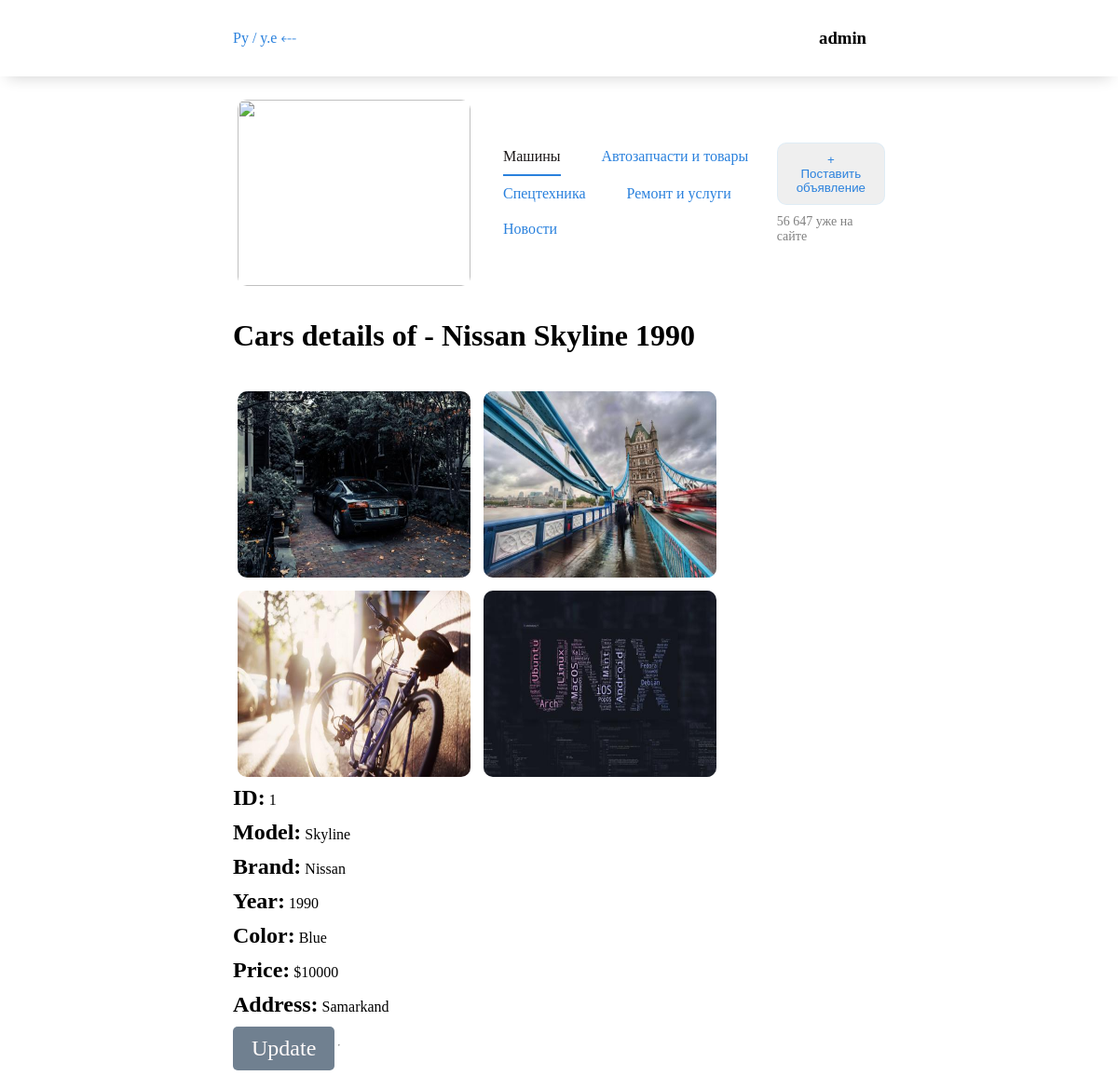
The app's page /products/car-details/1 (signed in) with its own data.
### products/models.py (models this page shows, shortened)
class Cars(models.Model):
    brand = models.CharField(max_length=50)
    model = models.CharField(max_length=50)
    year = models.IntegerField()
    color = models.CharField(max_length=50)
    price = models.IntegerField()
    author_of_ad = models.ForeignKey(User, on_delete=models.CASCADE)
    created_at = models.DateTimeField(auto_now_add=True)
    address = models.CharField(max_length=255)
    likes = models.TextField(default='[]')
    images = models.ManyToManyField(CarImage)
    category = models.CharField(max_length=50)
    class Meta:
        verbose_name = 'Car'
        verbose_name_plural = 'Cars'
        ordering = ['-created_at']
    def __str__(self):
        return f'{self.brand} {self.model} {self.year}'

class CarImage(models.Model):
    car = models.ForeignKey('Cars', on_delete=models.CASCADE)
    image = models.ImageField(upload_to='cars/', default='cars/default.png')

### products/views.py (the view)
# urls.py: path("car-details/<int:pk>", car_details_view, name='car_details_view'),
@login_required
def car_details_view(request, pk: int):
    context = {
        "car": Cars.objects.get(id=pk),
        "images": CarImage.objects.filter(car=pk)
    }
    return render(request, 'car_details.html', context)

### products/templates/car_details.html (shortened to what this page needs)
{% extends 'base.html' %}
{% block content %}
<h1>Cars details of - {{ car }}</h1>
<br>
<br>
<div class="images-wrapper">
    {% for img in images %}
    <div class="img-container">
        <img src="{{img.image.url}}">
    </div>
    {% endfor %}
</div>
<div class="car-details-wrapper">
    <b>ID:</b> {{ car.id }} <br />
    <b>Model:</b> {{ car.model|title }} <br />
    <b>Brand:</b> {{ car.brand }} <br />
    <b>Year:</b> {{ car.year }} <br />
    <b>Color:</b> {{ car.color }} <br />
    <b>Price:</b> ${{ car.price }} <br />
    <b>Address:</b> {{ car.address }} <br />
    <a class="btn-link" href="{% url 'update_car_view' car.id %}">Update</a>
    <hr />
</div>
{% endblock %}

### templates/navbar.html (shortened to what this page needs)
{% load static %}
<header>
  <div class="upper-nav">
    <a href="#">Py / y.e &lBarr;</a>
    <div class="nav-right-side">
      {% if request.user.is_authenticated %}
      <div class="dropdown">
        <h3>{{ request.user.username }}</h3>
      </div>
      {% else %}
      <a href="{% url 'account_login' %}">Login</a>
      {% endif %}
    </div>
  </div>
  <nav>
    <a href="{% url 'home' %}"><img src="https://avtoelon.uz/static/frontend/images/logos/header-logo.svg" /></a>
    <div class="auto-nav-links">
      <a href="{% url 'cars_view' %}" class="nav-link-item active">Машины</a>
      <a href="#" class="nav-link-item">Автозапчасти и товары</a>
      <a href="#" class="nav-link-item">Спецтехника</a>
      <a href="#" class="nav-link-item">Ремонт и услуги</a>
      <a href="#" class="nav-link-item">Новости</a>
    </div>
    <div class="auto-actions">
      <button class="outline-info-btn"><a href="{% url 'create_car_view' %}">&plus; Поставить объявление</a></button>
      <p class="muted">56 647 уже на сайте</p>
    </div>
  </nav>
</header>

### static/scss/nav/index.css (style rules this page uses)
* { margin: 0; padding: 0; box-sizing: border-box; transition: 0.5s; }
button { padding: 10px 20px; border: 1px solid rgba(214, 236, 251, 0.6); color: #2a81dd; cursor: pointer; border-radius: 10px; }
.muted { color: gray; font-size: 14px; }
a { color: #2a81dd; }
a.active { color: #1c1819; }
header .upper-nav { display: flex; flex-direction: row; justify-content: space-between; align-items: center; gap: 10px; box-shadow: 0 8px 16px -8px rgba(0, 0, 0, 0.2); padding: 20px 250px; }
header .upper-nav a { text-decoration: none; }
header .upper-nav .nav-right-side { display: inline-block; }
header .upper-nav .nav-right-side .dropdown { display: inline-block; position: relative; padding: 10px 20px; cursor: pointer; }
header nav { padding: 20px 250px; display: flex; flex-direction: row; justify-content: space-between; align-items: center; gap: 10px; }
header nav .auto-nav-links a { padding: 10px 0; margin: 0 20px; display: inline-block; text-decoration: none; }
header nav .auto-nav-links a.active { border-bottom: 2px #2a81dd solid; }
header nav .auto-actions { display: flex; flex-direction: column; justify-content: center; align-items: center; gap: 10px; }
header nav .auto-actions button a { text-decoration: none; }

### products/templates/car_details.html (style rules this page uses)
.btn-link { text-decoration: none; display: inline-block; padding: 10px 20px; background-color: slategray; color: snow; border-radius: 5px; cursor: pointer; }
.car-details-wrapper { text-align: left; margin: 0 auto; }
.car-details-wrapper * { font-size: 1.5em; display: inline-block; margin-bottom: 10px; }
.img-container { display: inline-block; position: relative; }
img { border-radius: 10px; width: 250px; height: 200px; margin: 5px; }

### records on screen
Cars: brand+model+year "Nissan Skyline 1990", id "1", model "Skyline", brand "Nissan", year "1990", color "Blue", price "10000", address "Samarkand"
CarImage: image (picture)
CarImage: image (picture)
CarImage: image (picture)
CarImage: image (picture)

### other values on screen
{{ request.user.username }} "admin"
